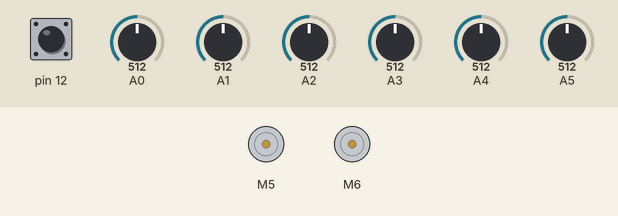
This sketch was run on a simulated Arduino Uno, built with avr-gcc and run on an emulated ATmega328P. On the bench: 2 × DC motor (green arrow = forward, orange = backward, longer = faster). Inputs (shaded band) come from the test bench; at power-on: pin 12 HIGH, A2 = 512, A1 = 512, A0 = 512, A3 = 512, A4 = 512, A5 = 512.

Above: at 0.8 s.
0.9 s: pin 12 pulled LOW for 0.15 s
4.0 s: A2 set to 105
At 6.5 s:
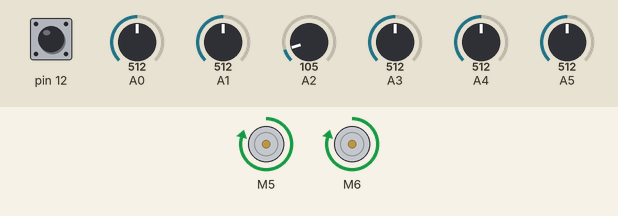
7.0 s: A2 set to 88
At 7.4 s:
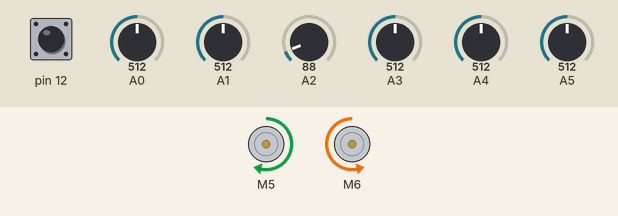
10.0 s: A1 set to 73
At 10.4 s:
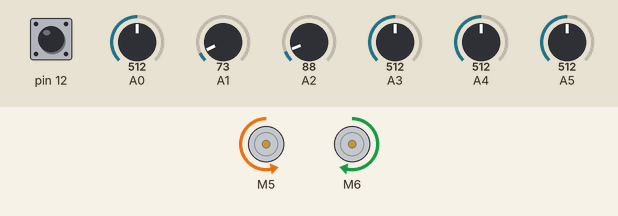
13.0 s: A1 set to 306
At 13.5 s:
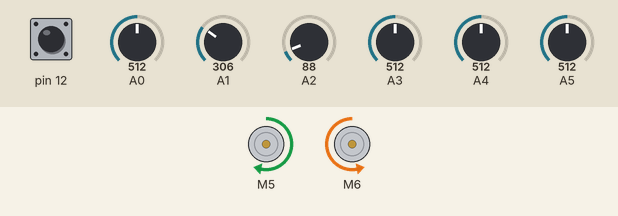
16.0 s: A1 set to 30
Timing chart, 0 to 19.0 s (numbered marks = the images above; inputs shaded):
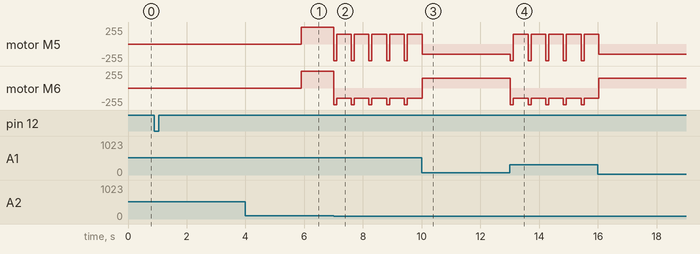

Measured:
- the behaviour switches between 100 and 99 on A2 (found by bisection; images 1 and 2)
- after the input at 0.9 s, every drawn part: stays the same
- after the input at 7.0 s, motor M5: alternates backward 250/255 for 0.10 s and forward 150/255 for 0.50 s, starting at once; motor M6: alternates backward 250/255 for 0.10 s and backward 150/255 for 0.50 s, starting at once
- after the input at 13.0 s, motor M5: alternates backward 250/255 for 0.10 s and forward 150/255 for 0.50 s, starting at once; motor M6: alternates backward 250/255 for 0.10 s and backward 150/255 for 0.50 s, starting at once

The sketch:

estrategia_completaModif.ino
```cpp
#include <SparkFun_TB6612.h>

#define AIN1 5
#define BIN1 6
#define AIN2 4
#define BIN2 7
#define PWMA 9
#define PWMB 3
#define STBY 8

const int offsetA = 1;
const int offsetB = 1;
const int vel = 250;
const int velGiro = 300;

Motor motor1 = Motor(AIN1, AIN2, PWMA, offsetA, STBY);
Motor motor2 = Motor(BIN1, BIN2, PWMB, offsetB, STBY);

int cny_der, cny_izq, cny_atr, sharp_c, sharp_d, sharp_i, estado_switch;
char Estado=0;
enum mac1 {Nada,Bizq,Bder,Badel,Batr,Sizq,Sder,Scen};
void setup() {
   pinMode(12, INPUT_PULLUP);
   estado_switch = digitalRead(12);
   while (estado_switch == HIGH) {
    brake(motor1,motor2);
    estado_switch = digitalRead(12);
    }
    delay(5000);
}

void loop() {

  switch(Estado){

    case Nada:
    leer_sensores();
    forward(motor1,motor2,vel);

    if(cny_izq==1 and cny_der==0){
      Estado=Bizq;
    }
    if(cny_izq==1 and cny_der==1){
      Estado=Badel;
    }
    if(cny_izq==0 and cny_der==1){
      Estado=Bder;
    }
    if(cny_atr==1){
      Estado=Batr;
    }
    if(cny_der==0 and cny_izq==0 and cny_atr==0 and sharp_d<40 and sharp_d!=0 and sharp_d<sharp_c){
      Estado=Sder;
    }
    if(cny_der==0 and cny_izq==0 and cny_atr==0 and sharp_i<40 and sharp_i!=0 and sharp_i<sharp_c){
      Estado=Sizq;
    }
    if(cny_der==0 and cny_izq==0 and cny_atr==0 and sharp_c<40 and sharp_c!=0){
      Estado=Scen;
    }
    break;


    case Bizq:
    right(motor1,motor2,velGiro);
    delay(500);
    Estado=Nada;
    break;
    case Bder:
    left(motor1,motor2,velGiro);
    delay(500);
    Estado=Nada;
    break;


      case Badel:
    back(motor1,motor2,vel);
    delay(100);
    right(motor1,motor2,velGiro);
    delay(500);
    Estado=Nada;
    break;


    case Batr:
    forward(motor1,motor2,vel);
    Estado=Nada;
    break;


    case Scen:
    leer_sensores();
    forward(motor1,motor2,vel);
    if(cny_izq==1 and cny_der==0){
      Estado=Bizq;
    }
    if(cny_izq==1 and cny_der==1){
      Estado=Badel;
    }
    if(cny_izq==0 and cny_der==1){
      Estado=Bder;
    }
    if(cny_atr==1){
      Estado=Batr;
    }

    if(cny_der==0 and cny_izq==0 and cny_atr==0 and sharp_d<20 and sharp_d!=0 and sharp_d<sharp_c){
      Estado=Sder;
    }
    if(cny_der==0 and cny_izq==0 and cny_atr==0 and sharp_i<20 and sharp_i!=0 and sharp_i<sharp_c){
      Estado=Sizq;
    }
        if(cny_der==0 and cny_izq==0 and cny_atr==0 and sharp_c<20 and sharp_c!=0){
      Estado=Scen;
    }
    if(cny_der==0 and cny_izq==0 and cny_atr==0 and sharp_c==0 and sharp_d==0 and sharp_i==0){
      Estado=Nada;
    }
    break;


    case Sder:
    leer_sensores();
    right(motor1,motor2,velGiro);
    if(cny_izq==1 and cny_der==0){
      Estado=Bizq;
    }
    if(cny_izq==1 and cny_der==1){
      Estado=Badel;
    }
    if(cny_izq==0 and cny_der==1){
      Estado=Bder;
    }
    if(cny_atr==1){
      Estado=Batr;
    }

    if(cny_der==0 and cny_izq==0 and cny_atr==0 and sharp_d<20 and sharp_d!=0 and sharp_d<sharp_c){
      Estado=Sder;
    }
    if(cny_der==0 and cny_izq==0 and cny_atr==0 and sharp_i<20 and sharp_i!=0 and sharp_i<sharp_c){
      Estado=Sizq;
    }
        if(cny_der==0 and cny_izq==0 and cny_atr==0 and sharp_c<20 and sharp_c!=0){
      Estado=Scen;
    }
    if(cny_der==0 and cny_izq==0 and cny_atr==0 and sharp_c==0 and sharp_d==0 and sharp_i==0){
      Estado=Nada;
    }

    break;


    case Sizq:
    leer_sensores();
    left(motor1,motor2,velGiro);
    if(cny_izq==1 and cny_der==0){
      Estado=Bizq;
    }
    if(cny_izq==1 and cny_der==1){
      Estado=Badel;
    }
    if(cny_izq==0 and cny_der==1){
      Estado=Bder;
    }
    if(cny_atr==1){
      Estado=Batr;
    }

    if(cny_der==0 and cny_izq==0 and cny_atr==0 and sharp_d<20 and sharp_d!=0 and sharp_d<sharp_c){
      Estado=Sder;
    }
    if(cny_der==0 and cny_izq==0 and cny_atr==0 and sharp_i<20 and sharp_i!=0 and sharp_i<sharp_c){
      Estado=Sizq;
    }
        if(cny_der==0 and cny_izq==0 and cny_atr==0 and sharp_c<20 and sharp_c!=0){
      Estado=Scen;
    }
    if(cny_der==0 and cny_izq==0 and cny_atr==0 and sharp_c==0 and sharp_d==0 and sharp_i==0){
      Estado=Nada;
    }
    break;
  }
}

void leer_sensores(){
  int senal_cny_der = analogRead(A0);
  cny_der=cny(senal_cny_der);
  int senal_cny_izq = analogRead(A1);
  cny_izq=cny(senal_cny_izq);
  int senal_cny_atr = analogRead(A2);
  cny_atr=cny(senal_cny_atr);

  float senal_centro=analogRead(A3);
  sharp_c=sharp(senal_centro);
  float senal_der=analogRead(A4);
  sharp_d=sharp(senal_der);
  float senal_izq=analogRead(A5);
  sharp_i=sharp(senal_izq);
}

  int cny(int senal)
{
  unsigned int referenciaBlanco = 100;
  if(senal<referenciaBlanco ) {return 0;}
  else if(senal>=referenciaBlanco){return 1;}
}

float sharp(float senal)
{
  float distancia_cm = 6069.3 * pow(senal, -0.997);
  if((distancia_cm >= 7.0) && (distancia_cm < 83.0)){
   return distancia_cm;
   }
  else {return 0;}
}
```
